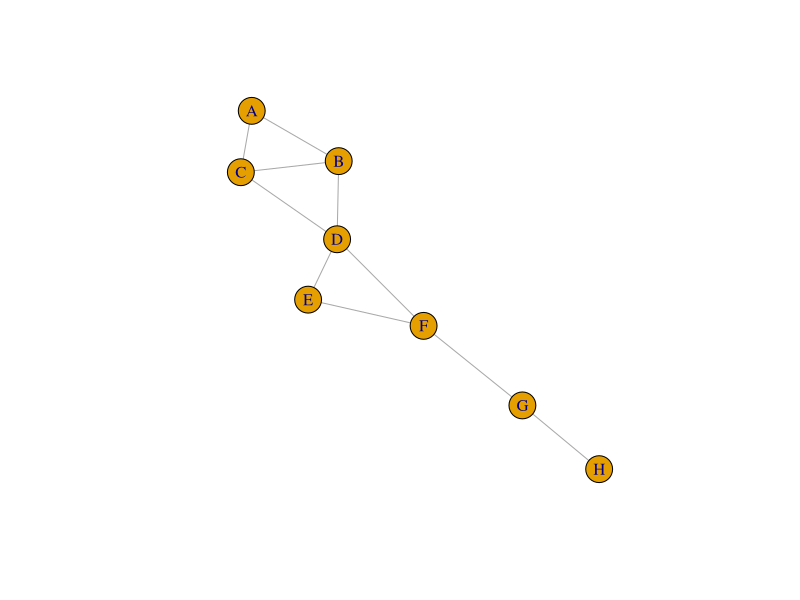

Here is the R script that generated this plot:

install.packages("igraph")
library(igraph)

edges <- data.frame(
  from = c("A", "A", "B", "B", "C", "D", "D", "E", "F", "G"),
  to = c("B", "C", "C", "D", "D", "E", "F", "F", "G", "H")
)

g <- graph_from_data_frame(edges, directed = FALSE)

plot(g)

communities <- cluster_edge_betweenness(g)

print(communities)

#install.packages("igraph"), ctrlA,ctrlENTER
